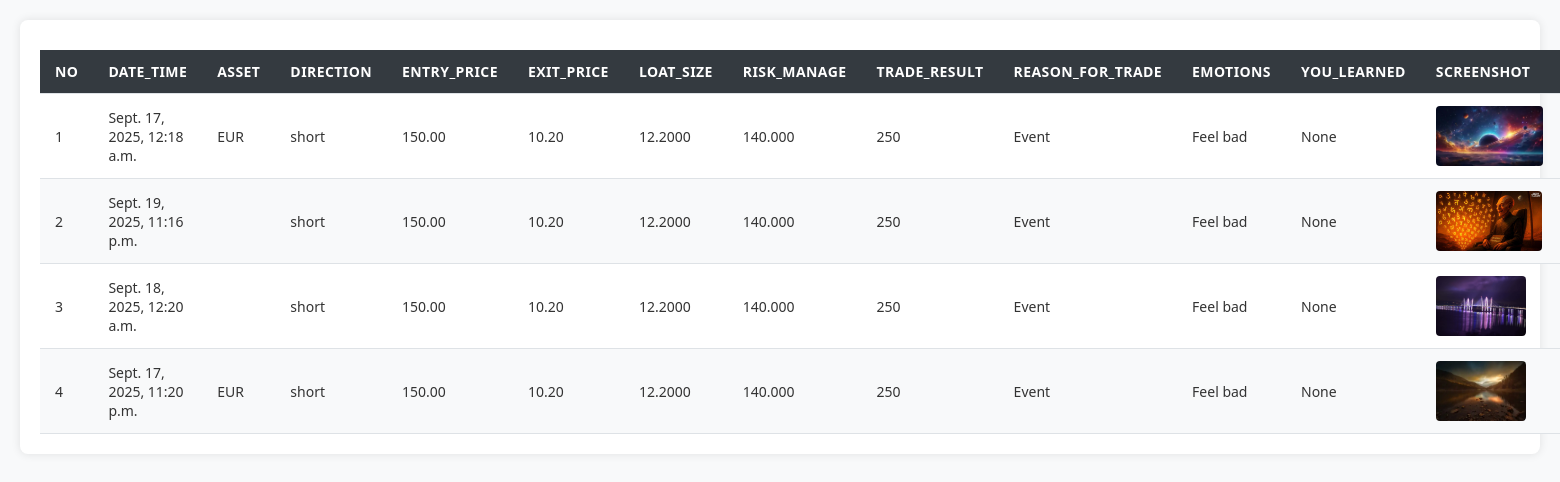
The page /report/ on the database its author committed.
### trades/models.py (models this page shows, shortened)
class TradeFormDetails(models.Model):
    date_time=models.DateTimeField()
    asset=models.CharField(max_length=255)
    direction=models.CharField(max_length=255)
    entry_price=models.DecimalField(max_digits=10,decimal_places=2)
    exit_price=models.DecimalField(max_digits=10,decimal_places=2)
    loat_size=models.DecimalField(max_digits=10,decimal_places=4)
    risk_manage=models.DecimalField(max_digits=10,decimal_places=3)
    trade_result=models.CharField(max_length=200)
    reason_for_trade=models.CharField(max_length=255)
    emotions=models.CharField(max_length=255)
    you_learned=models.CharField(max_length=255,null=True,blank=True)
    screenshot=models.ImageField(upload_to='media',null=True,blank=True)

### trades/views.py (the view)
# urls.py: path('report/',views.report_view,name="report-view"),
def report_view(request):
    details=TradeFormDetails.objects.all()
    return render(request,'trades/report-page.html',{'form_details':details})

### trades/templates/trades/report-page.html (shortened to what this page needs)
{% extends "trades/Base.html" %}
{% load static %}
{% block head %}
   <link rel="stylesheet" href="{% static 'css/report-page.css' %}">
{% endblock %}
{% block content %}
<section>
<div class='report-container'>
    <table>
        <thead>
            <tr>
            <th>No</th>
            <th>Date_time</th>
            <th>Asset</th>
            <th>Direction</th>
            <th>Entry_price</th>
            <th>Exit_price</th>
            <th>Loat_size</th>
            <th>Risk_manage</th>
            <th>Trade_result</th>
            <th>Reason_for_trade</th>
            <th>Emotions</th>
            <th>You_learned</th>
            <th>Screenshot</th>
            <th>Edit</th>
        </thead>
        <tbody>
            {% for field in form_details %}
            <tr>
                <td>{{forloop.counter}}</td>
                <td>{{field.date_time}}</td>
                <td>{{field.asset}}</td>
                <td>{{field.direction}}</td>
                <td>{{field.entry_price}}</td>
                <td>{{field.exit_price}}</td>
                <td>{{field.loat_size}}</td>
                <td>{{field.risk_manage}}</td>
                <td>{{field.trade_result}}</td>
                <td>{{field.reason_for_trade}}</td>
                <td>{{field.emotions}}</td>
                <td>{{field.you_learned}}</td>
                <td>
                    {% if field.screenshot and field.screenshot.url %}
                    <a href="{{ field.screenshot.url }}" target="_blank">
                        <img src="{{ field.screenshot.url }}" alt="Screenshot" style="max-height: 60px; border-radius: 4px;" />
                    </a>
                    {% else %}
                        No Image
                    {% endif %}
                </td>
                                <td><a href="{% url 'edit-trade' field.id %}">Edit</a></td>
                            </tr>
            {% endfor %}
        </tbody>
    </table>
</div>
</section>
{% endblock content %}

### trades/templates/trades/Base.html (shortened to what this page needs)
{% load static %}
<html>
    <head>
        {% block head %}{% endblock  %}
    </head>
    <body>
        {% block content %}
        {% endblock content %}
    </body>
</html>

### trades/static/css/report-page.css (style rules this page uses)
body { font-family: 'Segoe UI', Tahoma, Geneva, Verdana, sans-serif; background-color: #f8f9fa; margin: 20px; }
.report-container { margin: 0 auto; background: #ffffff; padding: 20px; box-shadow: 0 0 10px rgba(0,0,0,0.1); border-radius: 8px; }
table { width: 100%; border-collapse: collapse; margin-top: 10px; }
thead { background-color: #343a40; color: #ffffff; }
th, td { text-align: left; padding: 12px 15px; border-bottom: 1px solid #dee2e6; }
a { color: #007bff; text-decoration: none; }
th { font-weight: 600; font-size: 14px; text-transform: uppercase; letter-spacing: 0.03em; }
td { font-size: 14px; color: #333; }
tbody tr:nth-child(even) { background-color: #f8f9fa; }
td a[href$=".jpg"], td a[href$=".png"], td a[href$=".jpeg"] { color: #28a745; font-weight: bold; }

### rows shown on the page
TradeFormDetails: date_time "Sept. 17, 2025, 12:18 a.m.", asset "EUR", direction "short", entry_price "150.00", exit_price "10.20", loat_size "12.2000", risk_manage "140.000", trade_result "250", reason_for_trade "Event", emotions "Feel bad", you_learned "None", screenshot (picture)
TradeFormDetails: date_time "Sept. 19, 2025, 11:16 p.m.", direction "short", entry_price "150.00", exit_price "10.20", loat_size "12.2000", risk_manage "140.000", trade_result "250", reason_for_trade "Event", emotions "Feel bad", you_learned "None", screenshot (picture)
TradeFormDetails: date_time "Sept. 18, 2025, 12:20 a.m.", direction "short", entry_price "150.00", exit_price "10.20", loat_size "12.2000", risk_manage "140.000", trade_result "250", reason_for_trade "Event", emotions "Feel bad", you_learned "None", screenshot (picture)
TradeFormDetails: date_time "Sept. 17, 2025, 11:20 p.m.", asset "EUR", direction "short", entry_price "150.00", exit_price "10.20", loat_size "12.2000", risk_manage "140.000", trade_result "250", reason_for_trade "Event", emotions "Feel bad", you_learned "None", screenshot (picture)
